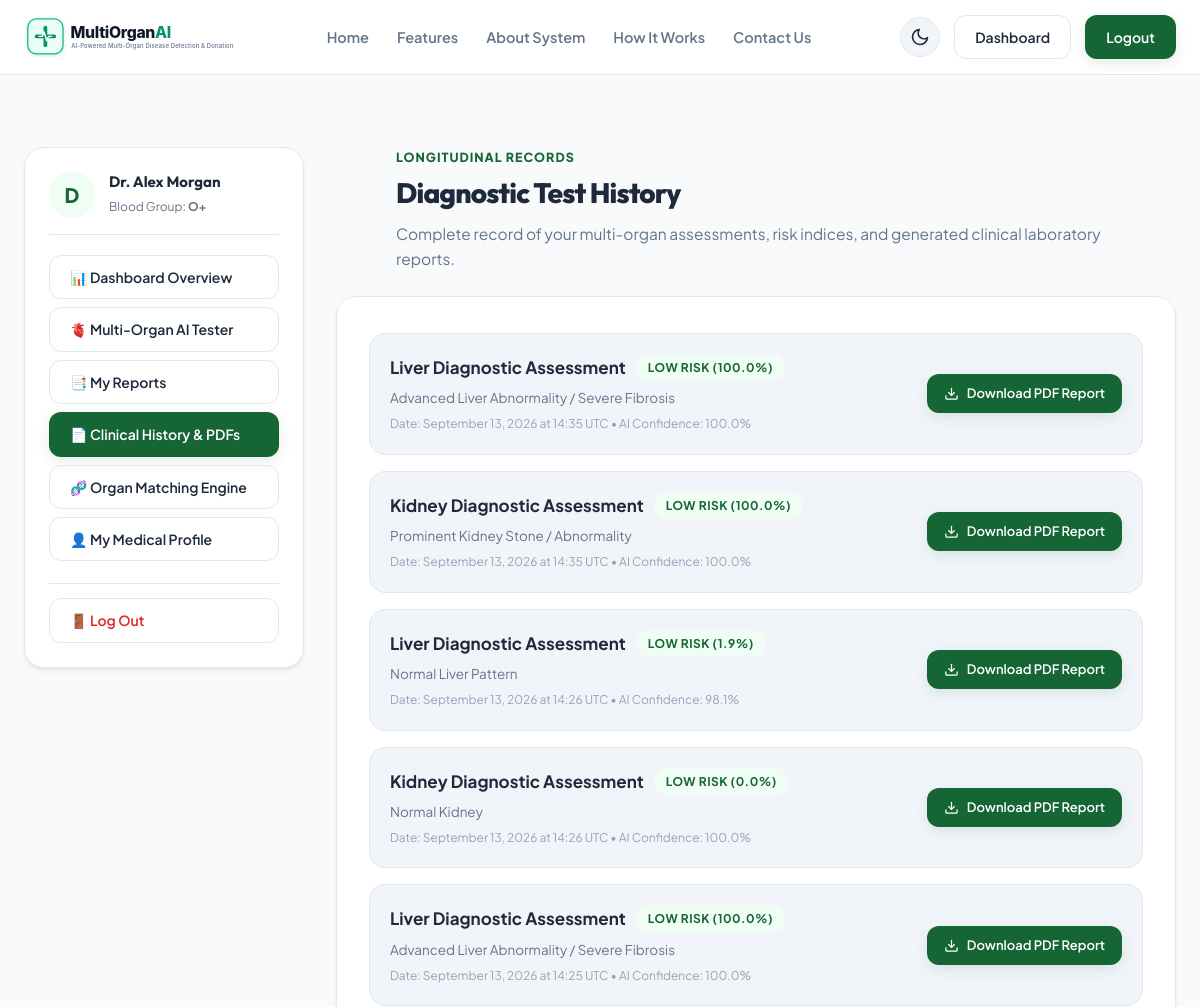
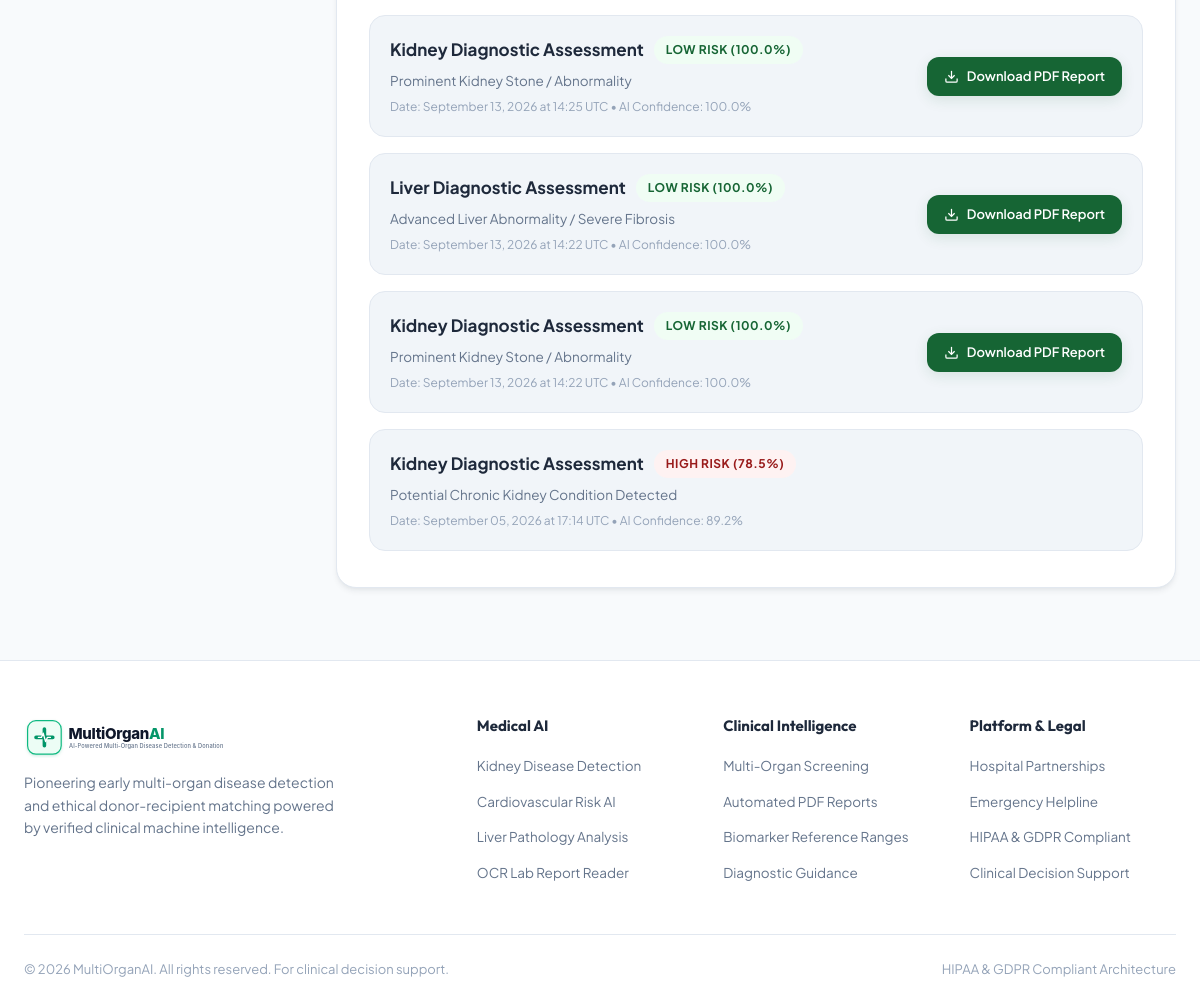
Screenshot of /history (signed in) with the database file from the repository (2 pictures, top to bottom).
### organ_app/backend/database.py (models this page shows, shortened)
class User(db.Model):
    __tablename__ = 'users'
    id = db.Column(db.Integer, primary_key=True)
    username = db.Column(db.String(80), unique=True, nullable=False, index=True)
    email = db.Column(db.String(120), unique=True, nullable=False, index=True)
    phone = db.Column(db.String(30), nullable=True)
    password_hash = db.Column(db.String(255), nullable=False)
    full_name = db.Column(db.String(120), nullable=True)
    blood_group = db.Column(db.String(10), nullable=True)
    age = db.Column(db.Integer, nullable=True)
    gender = db.Column(db.String(20), nullable=True)
    role = db.Column(db.String(20), default='patient')  # patient, doctor, admin
    is_donor = db.Column(db.Boolean, default=False)
    created_at = db.Column(db.DateTime, default=datetime.utcnow)
    updated_at = db.Column(db.DateTime, default=datetime.utcnow, onupdate=datetime.utcnow)
    predictions = db.relationship('PredictionRecord', backref='user', lazy=True, cascade='all, delete-orphan')
    reports = db.relationship('MedicalReport', backref='user', lazy=True, cascade='all, delete-orphan')
    uploaded_files = db.relationship('UploadedFile', backref='user', lazy=True, cascade='all, delete-orphan')
    notifications = db.relationship('Notification', backref='user', lazy=True, cascade='all, delete-orphan')
    donor_profile = db.relationship('Donor', backref='user', uselist=False, lazy=True)
    recipient_profile = db.relationship('Recipient', backref='user', uselist=False, lazy=True)

class PredictionRecord(db.Model):
    __tablename__ = 'prediction_records'
    id = db.Column(db.Integer, primary_key=True)
    user_id = db.Column(db.Integer, db.ForeignKey('users.id'), nullable=True, index=True)
    guest_identifier = db.Column(db.String(100), nullable=True)
    organ_type = db.Column(db.String(30), nullable=False, index=True)  # 'kidney', 'liver', 'heart'
    input_parameters = db.Column(db.Text, nullable=False)  # JSON string
    risk_score = db.Column(db.Float, default=0.0)  # 0.0 - 100.0
    risk_level = db.Column(db.String(20), default='Low')  # 'Low', 'Moderate', 'High'
    prediction_label = db.Column(db.String(120), nullable=False)
    disease_detected = db.Column(db.String(10), default='No')  # 'Yes' or 'No'
    confidence = db.Column(db.Float, default=0.0)  # 0.0 - 100.0
    probability = db.Column(db.Float, default=0.0)  # 0.0 - 1.0 or 0.0 - 100.0
    model_name = db.Column(db.String(100), default='MultiOrganAI Ensemble')
    clinical_summary = db.Column(db.Text, nullable=True)
    recommendations = db.Column(db.Text, nullable=True)  # JSON string
    pdf_filename = db.Column(db.String(255), nullable=True)
    created_at = db.Column(db.DateTime, default=datetime.utcnow, index=True)
    @property
    def organ(self):
        return self.organ_type.capitalize()
    @property
    def parameters(self):
        try:
            return json.loads(self.input_parameters) if self.input_parameters else {}
        except Exception:
            return {}
    @property
    def prediction(self):
        return self.prediction_label

### organ_app/backend/app.py (the view)
@app.route('/history')
def history():
    user_id = session.get('user_id')
    guest_id = session.get('guest_id')
    user = User.query.get(user_id) if user_id else None
    if user_id:
        records = PredictionRecord.query.filter_by(user_id=user_id).order_by(PredictionRecord.created_at.desc()).all()
        reports = MedicalReport.query.filter_by(user_id=user_id).order_by(MedicalReport.generated_at.desc()).all()
    elif guest_id:
        records = PredictionRecord.query.filter_by(guest_identifier=guest_id).order_by(PredictionRecord.created_at.desc()).all()
        reports = MedicalReport.query.filter_by(guest_identifier=guest_id).order_by(MedicalReport.generated_at.desc()).all()
    else:
        records = []
        reports = []
    return render_template('history.html', user=user, records=records, reports=reports)

### organ_app/backend/app.py (called while the page is built)
@app.context_processor
def inject_user():
    current_user = get_current_user()
    return dict(current_user=current_user)

### organ_app/backend/utils/helpers.py (called while the page is built)
def get_current_user():
    from database import User
    auth_header = request.headers.get('Authorization', '')
    if auth_header.startswith('Bearer '):
        token = auth_header.split(' ', 1)[1].strip()
        user_id = User.verify_token(token)
        if user_id:
            return User.query.get(user_id)
    if 'user_id' in session:
        return User.query.get(session['user_id'])
    return None

### organ_app/frontend/templates/history.html (shortened to what this page needs)
{% extends 'base.html' %}
{% block content %}
<section class="section">
  <div class="container">
    <div style="display: grid; grid-template-columns: 280px 1fr; gap: 32px; align-items: flex-start;">
      {% include 'sidebar.html' %}
      <div>
        <div class="section-header" style="text-align: left; margin-bottom: 24px;">
          <span class="section-tag">Longitudinal Records</span>
          <h1 class="section-title" style="font-size: 28px;">Diagnostic Test History</h1>
          <p class="section-desc">
            Complete record of your multi-organ assessments, risk indices, and generated clinical laboratory reports.
          </p>
        </div>
        <div class="promo-card">
          {% if records %}
            <div style="display: flex; flex-direction: column; gap: 16px;">
              {% for record in records %}
                <div style="border: 1px solid var(--border-color); border-radius: var(--radius-lg); padding: 20px; background: var(--bg-surface-subtle); display: flex; justify-content: space-between; align-items: center; flex-wrap: wrap; gap: 16px;">
                  <div>
                    <div style="display: flex; align-items: center; gap: 10px; margin-bottom: 6px;">
                      <strong style="font-size: 17px; text-transform: capitalize; color: var(--text-main);">
                        {{ record.organ_type }} Diagnostic Assessment
                      </strong>
                      {% if record.risk_level == 'High' %}
                        <span class="badge badge-critical">High Risk ({{ record.risk_score }}%)</span>
                      {% elif record.risk_level == 'Moderate' %}
                        <span class="badge badge-warning">Moderate Risk ({{ record.risk_score }}%)</span>
                      {% else %}
                        <span class="badge badge-normal">Low Risk ({{ record.risk_score }}%)</span>
                      {% endif %}
                    </div>
                    <div style="font-size: 13.5px; color: var(--text-muted); margin-bottom: 6px;">
                      {{ record.prediction_label }}
                    </div>
                    <div style="font-size: 12px; color: var(--text-subtle);">
                      Date: {{ record.created_at.strftime('%B %d, %Y at %H:%M UTC') }} &bull; AI Confidence: {{ record.confidence }}%
                    </div>
                  </div>
                  <div>
                    {% if record.pdf_filename %}
                      <a href="{{ url_for('api_download_report', filename=record.pdf_filename) }}" target="_blank" class="btn btn-primary" style="padding: 8px 16px; font-size: 13px;">
                        <svg width="15" height="15" viewBox="0 0 24 24" fill="none" stroke="currentColor" stroke-width="2"><path d="M21 15v4a2 2 0 0 1-2 2H5a2 2 0 0 1-2-2v-4"></path><polyline points="7 10 12 15 17 10"></polyline><line x1="12" y1="15" x2="12" y2="3"></line></svg>
                        Download PDF Report
                      </a>
                    {% endif %}
                  </div>
                </div>
              {% endfor %}
            </div>
          {% endif %}
        </div>
      </div>
    </div>
  </div>
</section>
{% endblock %}

### organ_app/frontend/templates/base.html (shortened to what this page needs)
<!DOCTYPE html>
<html lang="en">
<head>
  <link rel="stylesheet" href="{{ url_for('static', filename='css/style.css') }}">
</head>
<body>
  <header class="navbar">
    <div class="container navbar-inner">
      <a href="{{ url_for('index') }}" class="nav-brand">
        <img src="{{ url_for('static', filename='img/logo.svg') }}" alt="MultiOrganAI Logo" class="brand-logo-img">
      </a>
      <ul class="nav-links">
        <li><a href="{{ url_for('index') }}" class="nav-link {% if request.endpoint == 'index' %}active{% endif %}">Home</a></li>
        <li><a href="{{ url_for('features') }}" class="nav-link {% if request.endpoint == 'features' %}active{% endif %}">Features</a></li>
        <li><a href="{{ url_for('about') }}" class="nav-link {% if request.endpoint == 'about' %}active{% endif %}">About System</a></li>
        <li><a href="{{ url_for('how_it_works') }}" class="nav-link {% if request.endpoint == 'how_it_works' %}active{% endif %}">How It Works</a></li>
        <li><a href="{{ url_for('contact') }}" class="nav-link {% if request.endpoint == 'contact' %}active{% endif %}">Contact Us</a></li>
      </ul>
      <div class="nav-actions">
        <button id="themeToggleBtn" class="theme-toggle-btn" title="Toggle Light/Dark Theme" aria-label="Toggle Theme">
          <span id="themeIcon">
          </span>
        </button>
        {% if current_user %}
          <a href="{{ url_for('dashboard') }}" class="btn btn-outline">Dashboard</a>
          <a href="{{ url_for('logout') }}" class="btn btn-primary">Logout</a>
        {% else %}
          <a href="{{ url_for('login') }}" id="navLoginBtn" class="btn btn-outline">Login</a>
          <a href="{{ url_for('signup') }}" class="btn btn-primary">Get Started</a>
        {% endif %}
      </div>
    </div>
  </header>
  <main>
    {% block content %}{% endblock %}
  </main>
  <footer class="footer">
    <div class="container">
      <div class="footer-grid">
        <div class="footer-brand">
          <img src="{{ url_for('static', filename='img/logo.svg') }}" alt="MultiOrganAI" style="height: 42px;">
          <p>
            Pioneering early multi-organ disease detection and ethical donor-recipient matching powered by verified clinical machine intelligence.
          </p>
        </div>
        <div class="footer-col">
          <h4>Medical AI</h4>
          <ul>
            <li><a href="{{ url_for('demo_dashboard') }}">Kidney Disease Detection</a></li>
            <li><a href="{{ url_for('demo_dashboard') }}">Cardiovascular Risk AI</a></li>
            <li><a href="{{ url_for('demo_dashboard') }}">Liver Pathology Analysis</a></li>
            <li><a href="{{ url_for('demo_dashboard') }}">OCR Lab Report Reader</a></li>
          </ul>
        </div>
        <div class="footer-col">
          <h4>Clinical Intelligence</h4>
          <ul>
            <li><a href="{{ url_for('features') }}">Multi-Organ Screening</a></li>
            <li><a href="{{ url_for('features') }}">Automated PDF Reports</a></li>
            <li><a href="{{ url_for('features') }}">Biomarker Reference Ranges</a></li>
            <li><a href="{{ url_for('features') }}">Diagnostic Guidance</a></li>
          </ul>
        </div>
        <div class="footer-col">
          <h4>Platform &amp; Legal</h4>
          <ul>
            <li><a href="{{ url_for('contact') }}">Hospital Partnerships</a></li>
            <li><a href="{{ url_for('contact') }}">Emergency Helpline</a></li>
            <li><a href="{{ url_for('contact') }}">HIPAA &amp; GDPR Compliant</a></li>
            <li><a href="{{ url_for('contact') }}">Clinical Decision Support</a></li>
          </ul>
        </div>
      </div>
      <div class="footer-bottom">
        <p>&copy; 2026 MultiOrganAI. All rights reserved. For clinical decision support.</p>
        <p>HIPAA &amp; GDPR Compliant Architecture</p>
      </div>
    </div>
  </footer>
</body>
</html>

### organ_app/frontend/templates/sidebar.html
<div class="promo-card" style="padding: 24px; display: flex; flex-direction: column; gap: 20px;">
  <div style="display: flex; align-items: center; gap: 14px; padding-bottom: 16px; border-bottom: 1px solid var(--border-color);">
    <div style="width: 46px; height: 46px; border-radius: var(--radius-full); background: var(--primary-light); color: var(--primary); display: flex; align-items: center; justify-content: center; font-size: 20px; font-weight: 800;">
      {% if current_user and (current_user.full_name or current_user.username) %}
        {{ current_user.full_name[0] if current_user.full_name else current_user.username[0] }}
      {% else %}
        G
      {% endif %}
    </div>
    <div>
      <h4 style="font-size: 15px; font-weight: 700; color: var(--text-main);">
        {% if current_user %}
          {{ current_user.full_name or current_user.username }}
        {% else %}
          Guest Patient
        {% endif %}
      </h4>
      <span style="font-size: 12px; color: var(--text-muted);">
        {% if current_user %}
          Blood Group: <strong>{{ current_user.blood_group or 'Not set' }}</strong>
        {% else %}
          Session: <strong>Exploration</strong>
        {% endif %}
      </span>
    </div>
  </div>
  <ul style="list-style: none; display: flex; flex-direction: column; gap: 8px;">
    <li>
      <a href="{{ url_for('dashboard') }}" class="btn {% if request.endpoint == 'dashboard' %}btn-primary{% else %}btn-outline{% endif %}" style="width: 100%; justify-content: flex-start;">
        📊 Dashboard Overview
      </a>
    </li>
    <li>
      <a href="{{ url_for('demo_dashboard') }}" class="btn btn-outline" style="width: 100%; justify-content: flex-start;">
        🫀 Multi-Organ AI Tester
      </a>
    </li>
    <li>
      <a href="{{ url_for('my_reports') }}" class="btn {% if request.endpoint == 'my_reports' %}btn-primary{% else %}btn-outline{% endif %}" style="width: 100%; justify-content: flex-start;">
        📑 My Reports
      </a>
    </li>
    <li>
      <a href="{{ url_for('history') }}" class="btn {% if request.endpoint == 'history' %}btn-primary{% else %}btn-outline{% endif %}" style="width: 100%; justify-content: flex-start;">
        📄 Clinical History &amp; PDFs
      </a>
    </li>
    <li>
      <a href="{{ url_for('dashboard') }}#organMatchingSection" class="btn {% if request.endpoint in ['organ_matching', 'organ_donation'] %}btn-primary{% else %}btn-outline{% endif %}" style="width: 100%; justify-content: flex-start;">
        🧬 Organ Matching Engine
      </a>
    </li>
    <li>
      <a href="{{ url_for('profile') }}" class="btn {% if request.endpoint == 'profile' %}btn-primary{% else %}btn-outline{% endif %}" style="width: 100%; justify-content: flex-start;">
        👤 My Medical Profile
      </a>
    </li>
    <li style="margin-top: 14px; border-top: 1px solid var(--border-color); padding-top: 14px;">
      <a href="{{ url_for('logout') }}" class="btn btn-outline" style="width: 100%; justify-content: flex-start; color: var(--accent-rose); border-color: var(--border-color);">
        🚪 Log Out
      </a>
    </li>
  </ul>
</div>

### rows the page displays
User: full_name "D", full_name "Dr. Alex Morgan", blood_group "O+"
PredictionRecord: organ_type "Liver", risk_score "100.0", prediction_label "Advanced Liver Abnormality / Severe Fibrosis", created_at "September 13, 2026 at 14:35 UTC", confidence "100.0"
PredictionRecord: organ_type "Kidney", risk_score "100.0", prediction_label "Prominent Kidney Stone / Abnormality", created_at "September 13, 2026 at 14:35 UTC", confidence "100.0"
PredictionRecord: organ_type "Liver", risk_score "1.9", prediction_label "Normal Liver Pattern", created_at "September 13, 2026 at 14:26 UTC", confidence "98.1"
PredictionRecord: organ_type "Kidney", risk_score "0.0", prediction_label "Normal Kidney", created_at "September 13, 2026 at 14:26 UTC", confidence "100.0"
PredictionRecord: organ_type "Liver", risk_score "100.0", prediction_label "Advanced Liver Abnormality / Severe Fibrosis", created_at "September 13, 2026 at 14:25 UTC", confidence "100.0"
PredictionRecord: organ_type "Kidney", risk_score "100.0", prediction_label "Prominent Kidney Stone / Abnormality", created_at "September 13, 2026 at 14:25 UTC", confidence "100.0"
PredictionRecord: organ_type "Liver", risk_score "100.0", prediction_label "Advanced Liver Abnormality / Severe Fibrosis", created_at "September 13, 2026 at 14:22 UTC", confidence "100.0"
PredictionRecord: organ_type "Kidney", risk_score "100.0", prediction_label "Prominent Kidney Stone / Abnormality", created_at "September 13, 2026 at 14:22 UTC", confidence "100.0"
PredictionRecord: organ_type "Kidney", risk_score "78.5", prediction_label "Potential Chronic Kidney Condition Detected", created_at "September 05, 2026 at 17:14 UTC", confidence "89.2"
